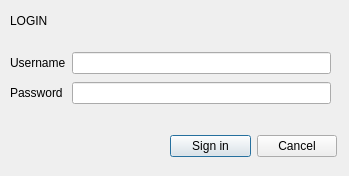
<?xml version="1.0" encoding="UTF-8"?>
<ui version="4.0">
 <class>login</class>
 <widget class="QDialog" name="login">
  <property name="geometry">
   <rect>
    <x>0</x>
    <y>0</y>
    <width>349</width>
    <height>176</height>
   </rect>
  </property>
  <property name="windowTitle">
   <string>Dialog</string>
  </property>
  <widget class="QLabel" name="label_3">
   <property name="geometry">
    <rect>
     <x>10</x>
     <y>10</y>
     <width>231</width>
     <height>21</height>
    </rect>
   </property>
   <property name="text">
    <string>LOGIN</string>
   </property>
  </widget>
  <widget class="QWidget" name="">
   <property name="geometry">
    <rect>
     <x>10</x>
     <y>50</y>
     <width>321</width>
     <height>58</height>
    </rect>
   </property>
   <layout class="QVBoxLayout" name="verticalLayout">
    <item>
     <layout class="QHBoxLayout" name="horizontalLayout">
      <item>
       <widget class="QLabel" name="label">
        <property name="text">
         <string>Username</string>
        </property>
       </widget>
      </item>
      <item>
       <widget class="QLineEdit" name="lineEdit_2"/>
      </item>
     </layout>
    </item>
    <item>
     <layout class="QHBoxLayout" name="horizontalLayout_2">
      <item>
       <widget class="QLabel" name="label_2">
        <property name="text">
         <string>Password </string>
        </property>
       </widget>
      </item>
      <item>
       <widget class="QLineEdit" name="lineEdit"/>
      </item>
     </layout>
    </item>
   </layout>
  </widget>
  <widget class="QWidget" name="">
   <property name="geometry">
    <rect>
     <x>170</x>
     <y>130</y>
     <width>167</width>
     <height>32</height>
    </rect>
   </property>
   <layout class="QHBoxLayout" name="horizontalLayout_3">
    <item>
     <widget class="QPushButton" name="pushButton">
      <property name="text">
       <string>Sign in</string>
      </property>
     </widget>
    </item>
    <item>
     <widget class="QPushButton" name="pushButton_2">
      <property name="text">
       <string>Cancel</string>
      </property>
     </widget>
    </item>
   </layout>
  </widget>
 </widget>
 <resources/>
 <connections/>
</ui>
